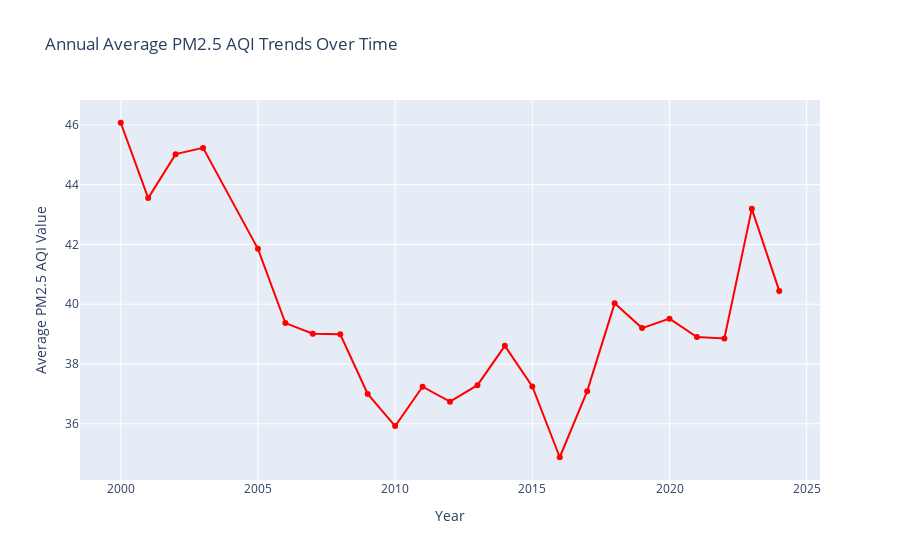

The notebook cell saved with this chart:
### Code cell
df = pd.read_csv('/Users/moosarahman/Desktop/cs329e/proj/airovertime.csv')  # Adjust the path as needed
df['Date'] = pd.to_datetime(df['Date'])
df['Year'] = df['Date'].dt.year
df_yearly_avg = df.groupby('Year')['PM2.5 AQI Value'].mean().reset_index()

# Create an interactive line chart
fig = px.line(df_yearly_avg, x='Year', y='PM2.5 AQI Value', title='Annual Average PM2.5 AQI Trends Over Time', 
              labels={'PM2.5 AQI Value': 'Average PM2.5 AQI Value'},
              markers=True,  # Adds markers to the line
              color_discrete_sequence=['red'])  # Sets the color of the line to red

fig.update_layout(xaxis_title='Year', yaxis_title='Average PM2.5 AQI Value')
fig.update_traces(mode='lines+markers')  # Ensure that both lines and markers are shown

fig.show()

### Figure 1 — Plotly figure (JSON) as saved in the notebook; plotly's stock layout.template omitted (floating-point values rounded to 4 significant figures)
{"data": [{"hovertemplate": "Year=%{x}<br>Average PM2.5 AQI Value=%{y}<extra></extra>", "legendgroup": "", "line": {"color": "red", "dash": "solid"}, "marker": {"symbol": "circle"}, "mode": "lines+markers", "name": "", "orientation": "v", "showlegend": false, "type": "scatter", "x": [2000, 2001, 2002, 2003, 2005, 2006, 2007, 2008, 2009, 2010, 2011, 2012, 2013, 2014, 2015, 2016, 2017, 2018, 2019, 2020, 2021, 2022, 2023, 2024], "xaxis": "x", "y": [46.07, 43.55, 45.02, 45.23, 41.85, 39.37, 39.01, 38.99, 37.0, 35.92, 37.24, 36.74, 37.29, 38.61, 37.25, 34.88, 37.09, 40.03, 39.2, 39.52, 38.9, 38.85, 43.19, 40.44], "yaxis": "y"}], "layout": {"legend": {"tracegroupgap": 0}, "title": {"text": "Annual Average PM2.5 AQI Trends Over Time"}, "xaxis": {"anchor": "y", "domain": [0, 1], "title": {"text": "Year"}}, "yaxis": {"anchor": "x", "domain": [0, 1], "title": {"text": "Average PM2.5 AQI Value"}}}}
